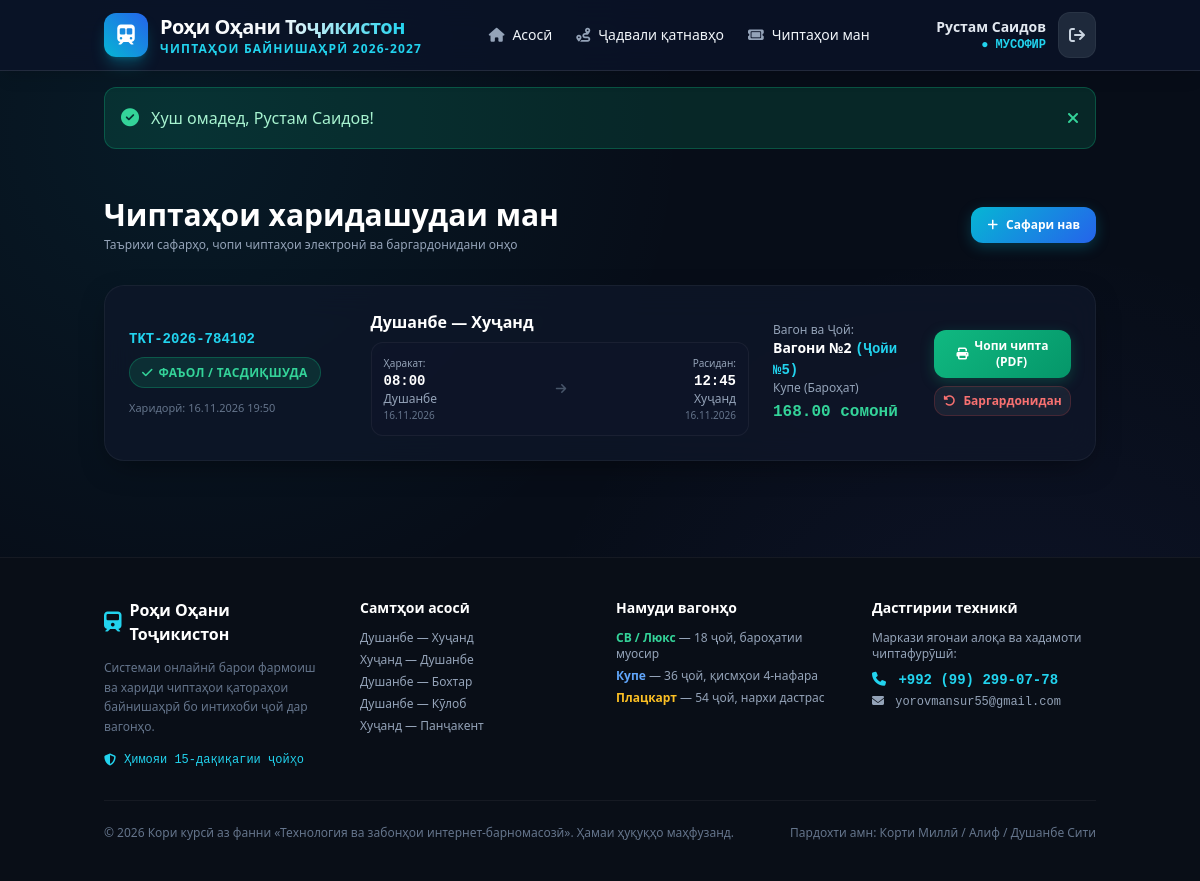
/my_tickets.php (signed in), run on the app's committed database.
### tables this page shows
CREATE TABLE `tickets` (
  `id` INT AUTO_INCREMENT PRIMARY KEY,
  `ticket_number` VARCHAR(50) NOT NULL UNIQUE,
  `trip_id` INT NOT NULL,
  `car_id` INT NOT NULL,
  `seat_id` INT NOT NULL,
  `passenger_id` INT NULL,
  `passenger_name` VARCHAR(150) NOT NULL,
  `passenger_passport` VARCHAR(50) NOT NULL,
  `passenger_phone` VARCHAR(30) NULL,
  `cashier_id` INT NULL,
  `price` DECIMAL(10,2) NOT NULL,
  `payment_method` ENUM('online_card', 'alif_mobi', 'dushanbe_city', 'cash') DEFAULT 'online_card',
  `payment_status` ENUM('pending', 'paid', 'refunded', 'expired') DEFAULT 'pending',
  `status` ENUM('reserved', 'confirmed', 'cancelled', 'refunded') DEFAULT 'reserved',
  `reserved_at` DATETIME NOT NULL,
  `expires_at` DATETIME NOT NULL,
  `purchased_at` DATETIME NULL,
  `refunded_at` DATETIME NULL,
  `created_at` TIMESTAMP DEFAULT CURRENT_TIMESTAMP,
  FOREIGN KEY (`trip_id`) REFERENCES `trips`(`id`) ON DELETE CASCADE,
  FOREIGN KEY (`car_id`) REFERENCES `cars`(`id`) ON DELETE CASCADE,
  FOREIGN KEY (`seat_id`) REFERENCES `seats`(`id`) ON DELETE CASCADE,
  FOREIGN KEY (`passenger_id`) REFERENCES `users`(`id`) ON DELETE SET NULL,
  FOREIGN KEY (`cashier_id`) REFERENCES `users`(`id`) ON DELETE SET NULL
);

CREATE TABLE `routes` (
  `id` INT AUTO_INCREMENT PRIMARY KEY,
  `route_name` VARCHAR(150) NOT NULL,
  `from_station_id` INT NOT NULL,
  `to_station_id` INT NOT NULL,
  `distance_km` DECIMAL(8,2) NOT NULL DEFAULT 0.00,
  `duration_hours` VARCHAR(50) NOT NULL,
  `created_at` TIMESTAMP DEFAULT CURRENT_TIMESTAMP,
  FOREIGN KEY (`from_station_id`) REFERENCES `stations`(`id`) ON DELETE CASCADE,
  FOREIGN KEY (`to_station_id`) REFERENCES `stations`(`id`) ON DELETE CASCADE
);

CREATE TABLE `trips` (
  `id` INT AUTO_INCREMENT PRIMARY KEY,
  `route_id` INT NOT NULL,
  `train_id` INT NOT NULL,
  `departure_time` DATETIME NOT NULL,
  `arrival_time` DATETIME NOT NULL,
  `base_price` DECIMAL(10,2) NOT NULL DEFAULT 80.00,
  `status` ENUM('scheduled', 'boarding', 'departed', 'completed', 'cancelled') DEFAULT 'scheduled',
  `created_at` TIMESTAMP DEFAULT CURRENT_TIMESTAMP,
  FOREIGN KEY (`route_id`) REFERENCES `routes`(`id`) ON DELETE CASCADE,
  FOREIGN KEY (`train_id`) REFERENCES `trains`(`id`) ON DELETE CASCADE
);

CREATE TABLE `stations` (
  `id` INT AUTO_INCREMENT PRIMARY KEY,
  `name` VARCHAR(100) NOT NULL,
  `code` VARCHAR(10) NOT NULL UNIQUE,
  `city` VARCHAR(100) NOT NULL,
  `is_active` TINYINT(1) DEFAULT 1,
  `created_at` TIMESTAMP DEFAULT CURRENT_TIMESTAMP
);

CREATE TABLE `cars` (
  `id` INT AUTO_INCREMENT PRIMARY KEY,
  `train_id` INT NOT NULL,
  `car_number` INT NOT NULL,
  `car_type` ENUM('platskart', 'coupe', 'sv_lux') NOT NULL DEFAULT 'coupe',
  `total_seats` INT NOT NULL DEFAULT 36,
  `price_multiplier` DECIMAL(4,2) NOT NULL DEFAULT 1.00,
  `created_at` TIMESTAMP DEFAULT CURRENT_TIMESTAMP,
  FOREIGN KEY (`train_id`) REFERENCES `trains`(`id`) ON DELETE CASCADE
);

CREATE TABLE `seats` (
  `id` INT AUTO_INCREMENT PRIMARY KEY,
  `car_id` INT NOT NULL,
  `seat_number` INT NOT NULL,
  `seat_type` ENUM('lower', 'upper', 'side_lower', 'side_upper') NOT NULL DEFAULT 'lower',
  FOREIGN KEY (`car_id`) REFERENCES `cars`(`id`) ON DELETE CASCADE
);

### config/db.php (called while the page is built, shortened)
<?php
function isLoggedIn() {
    return isset($_SESSION['user_id']) && !empty($_SESSION['user_id']);
}
function currentUser() {
    return $_SESSION['user'] ?? null;
}
function getFlash($type) {
    if (isset($_SESSION['flash_' . $type])) {
        $msg = $_SESSION['flash_' . $type];
        return $msg;
    }
    return null;
}
function formatTJS($amount) {
    return number_format($amount, 2, '.', ' ') . ' сомонӣ';
}
function carTypeName($type) {
    switch ($type) {
        case 'coupe':
            return 'Купе (Бароҳат)';
    }
}

### my_tickets.php (the view, shortened to what this page needs)
<?php
require_once __DIR__ . '/config/db.php';
$user = currentUser();
$stmt = $pdo->prepare("
    SELECT tk.*,
           t.departure_time, t.arrival_time,
           r.route_name,
           s1.city AS from_city, s2.city AS to_city,
           tr.train_number, tr.train_name,
           c.car_number, c.car_type,
           s.seat_number, s.seat_type
    FROM tickets tk
    JOIN trips t ON tk.trip_id = t.id
    JOIN routes r ON t.route_id = r.id
    JOIN stations s1 ON r.from_station_id = s1.id
    JOIN stations s2 ON r.to_station_id = s2.id
    JOIN trains tr ON t.train_id = tr.id
    JOIN cars c ON tk.car_id = c.id
    JOIN seats s ON tk.seat_id = s.id
    WHERE tk.passenger_id = ?
    ORDER BY tk.id DESC
");
$stmt->execute([$user['id']]);
$tickets = $stmt->fetchAll();
require_once __DIR__ . '/includes/header.php';
?>
<div class="container mx-auto px-4 py-8">
    <div class="flex items-center justify-between mb-8">
        <div>
            <h1 class="text-2xl md:text-3xl font-extrabold text-white">Чиптаҳои харидашудаи ман</h1>
            <p class="text-xs text-slate-400 mt-1">Таърихи сафарҳо, чопи чиптаҳои электронӣ ва баргардонидани онҳо</p>
        </div>
        <a href="/train_ticket_system/trips.php" class="btn btn-primary text-xs !py-2.5 !px-4">
            <i class="fa-solid fa-plus"></i> Сафари нав
        </a>
    </div>
    <?php if (empty($tickets)): ?>
        <div class="glass-panel p-12 text-center text-slate-400">
            <div class="w-16 h-16 rounded-full bg-slate-800 flex items-center justify-center text-2xl text-slate-500 mx-auto mb-4">
                <i class="fa-solid fa-ticket-simple"></i>
            </div>
            <h3 class="text-lg font-bold text-white mb-2">Шумо то ҳол чипта нахаридаед</h3>
            <p class="text-xs text-slate-400 max-w-md mx-auto mb-6">
                Хатсайри дилхоҳатонро интихоб кунед ва дар чанд сония соҳиби чиптаи қатораи байнишаҳрӣ шавед.
            </p>
            <a href="/train_ticket_system/trips.php" class="btn btn-primary text-xs !py-3 !px-6">
                Ҷустуҷӯи қатнавҳо
            </a>
        </div>
    <?php else: ?>
        <div class="space-y-4">
            <?php foreach ($tickets as $t): ?>
                <div class="glass-panel p-6 border-white/5 hover:border-cyan-500/30 transition">
                    <div class="grid grid-cols-1 lg:grid-cols-12 gap-6 items-center">
                        <div class="lg:col-span-3">
                            <div class="flex items-center gap-2 mb-2">
                                <span class="font-mono text-sm font-bold text-cyan-400"><?= htmlspecialchars($t['ticket_number']) ?></span>
                            </div>
                            <?php if ($t['status'] === 'confirmed'): ?>
                                <span class="badge badge-emerald"><i class="fa-solid fa-check"></i> Фаъол / Тасдиқшуда</span>
                            <?php elseif ($t['status'] === 'refunded'): ?>
                                <span class="badge badge-ruby"><i class="fa-solid fa-rotate-left"></i> Баргардонидашуда</span>
                            <?php elseif ($t['status'] === 'reserved'): ?>
                                <span class="badge badge-amber"><i class="fa-solid fa-clock"></i> Мунтазири пардохт</span>
                            <?php else: ?>
                                <span class="badge"><i class="fa-solid fa-ban"></i> Бекоршуда</span>
                            <?php endif; ?>
                            <div class="text-[11px] text-slate-500 mt-3">
                                Харидорӣ: <?= date('d.m.Y H:i', strtotime($t['created_at'])) ?>
                            </div>
                        </div>
                        <div class="lg:col-span-5">
                            <h3 class="text-base font-bold text-white mb-2"><?= htmlspecialchars($t['route_name']) ?></h3>
                            <div class="bg-slate-900/60 p-3 rounded-xl border border-white/5 flex items-center justify-between text-xs">
                                <div>
                                    <span class="text-slate-400 block text-[10px]">Ҳаракат:</span>
                                    <strong class="text-white font-mono text-sm"><?= date('H:i', strtotime($t['departure_time'])) ?></strong>
                                    <span class="text-slate-400 block"><?= htmlspecialchars($t['from_city']) ?></span>
                                    <span class="text-[10px] text-slate-500"><?= date('d.m.Y', strtotime($t['departure_time'])) ?></span>
                                </div>
                                <div class="text-slate-600 px-2">
                                    <i class="fa-solid fa-arrow-right"></i>
                                </div>
                                <div class="text-right">
                                    <span class="text-slate-400 block text-[10px]">Расидан:</span>
                                    <strong class="text-white font-mono text-sm"><?= date('H:i', strtotime($t['arrival_time'])) ?></strong>
                                    <span class="text-slate-400 block"><?= htmlspecialchars($t['to_city']) ?></span>
                                    <span class="text-[10px] text-slate-500"><?= date('d.m.Y', strtotime($t['arrival_time'])) ?></span>
                                </div>
                            </div>
                        </div>
                        <div class="lg:col-span-2 text-center lg:text-left">
                            <div class="text-xs text-slate-400">Вагон ва Ҷой:</div>
                            <div class="text-white font-bold text-sm">
                                Вагони №<?= $t['car_number'] ?>
                                <span class="text-cyan-400 font-mono">(Ҷойи №<?= $t['seat_number'] ?>)</span>
                            </div>
                            <div class="text-xs text-slate-400"><?= carTypeName($t['car_type']) ?></div>
                            <div class="text-base font-black text-emerald-400 font-mono mt-1">
                                <?= formatTJS($t['price']) ?>
                            </div>
                        </div>
                        <div class="lg:col-span-2 flex flex-col gap-2">
                            <?php if ($t['status'] === 'confirmed'): ?>
                                <a href="/train_ticket_system/ticket_print.php?ticket_id=<?= $t['id'] ?>" target="_blank" class="btn btn-emerald text-xs !py-2 text-center flex items-center justify-center gap-1.5">
                                    <i class="fa-solid fa-print"></i> Чопи чипта (PDF)
                                </a>
                                <form method="POST" action="/train_ticket_system/refund_ticket.php" onsubmit="return confirm('Оё мутмаин ҳастед, ки ин чиптаро бармегардонед? Маблағ баргардонида шуда, ҷой озод мегардад.');">
                                    <button type="submit" class="btn btn-secondary text-xs !py-1.5 w-full text-red-400 hover:text-red-300 border-red-500/20">
                                        <i class="fa-solid fa-rotate-left"></i> Баргардонидан
                                    </button>
                                </form>
                            <?php elseif ($t['status'] === 'reserved'): ?>
                                <a href="/train_ticket_system/checkout.php?ticket_id=<?= $t['id'] ?>" class="btn btn-primary text-xs !py-2 text-center">
                                    Пардохти 15-дақиқа
                                </a>
                            <?php else: ?>
                                <span class="text-xs text-slate-500 text-center block py-1">Амал дастнорас</span>
                            <?php endif; ?>
                        </div>
                    </div>
                </div>
            <?php endforeach; ?>
        </div>
    <?php endif; ?>
</div>
<?php require_once __DIR__ . '/includes/footer.php'; ?>

### includes/header.php (shortened to what this page needs)
<?php
$currentUser = currentUser();
?>
<!DOCTYPE html>
<html lang="tg">
<head>
    <script src="https://cdn.tailwindcss.com"></script>
    <link rel="stylesheet" href="https://cdnjs.cloudflare.com/ajax/libs/font-awesome/6.5.1/css/all.min.css">
    <link rel="stylesheet" href="/train_ticket_system/assets/css/style.css">
</head>
<body class="bg-[#070d18] text-slate-100 min-h-screen flex flex-col font-sans">
    <header class="sticky top-0 z-50 bg-[#0b1329]/80 backdrop-blur-xl border-b border-white/10 shadow-lg">
        <div class="container mx-auto px-4 py-3 flex items-center justify-between">
            <a href="/train_ticket_system/index.php" class="flex items-center gap-3 group">
                <div class="w-11 h-11 rounded-xl bg-gradient-to-tr from-cyan-500 to-blue-600 flex items-center justify-center text-white shadow-lg shadow-cyan-500/30 group-hover:scale-105 transition">
                    <i class="fa-solid fa-train-subway text-xl"></i>
                </div>
                <div>
                    <span class="text-xl font-extrabold tracking-tight bg-gradient-to-r from-white via-slate-100 to-cyan-400 bg-clip-text text-transparent">
                    </span>
                    <span class="block text-xs text-cyan-400 font-semibold tracking-widest uppercase">
                        Чиптаҳои байнишаҳрӣ 2026-2027
                    </span>
                </div>
            </a>
            <nav class="hidden md:flex items-center gap-6 text-sm font-medium">
                <a href="/train_ticket_system/index.php" class="hover:text-cyan-400 transition flex items-center gap-2">
                    <i class="fa-solid fa-house text-slate-400"></i> Асосӣ
                </a>
                <a href="/train_ticket_system/trips.php" class="hover:text-cyan-400 transition flex items-center gap-2">
                    <i class="fa-solid fa-route text-slate-400"></i> Ҷадвали қатнавҳо
                </a>
                <?php if (isLoggedIn()): ?>
                    <a href="/train_ticket_system/my_tickets.php" class="hover:text-cyan-400 transition flex items-center gap-2">
                        <i class="fa-solid fa-ticket text-slate-400"></i> Чиптаҳои ман
                    </a>
                <?php endif; ?>
            </nav>
            <div class="flex items-center gap-3">
                <?php if (isLoggedIn()): ?>
                    <div class="hidden sm:flex flex-col text-right">
                        <span class="text-sm font-semibold text-slate-200"><?= htmlspecialchars($currentUser['full_name']) ?></span>
                        <span class="text-xs text-cyan-400 uppercase font-mono font-bold">
                            <?php
                                if ($currentUser['role'] === 'admin') echo '★ Маъмур';
                                elseif ($currentUser['role'] === 'cashier') echo '♦ Кассир';
                                else echo '● Мусофир';
                            ?>
                        </span>
                    </div>
                    <a href="/train_ticket_system/logout.php" class="p-2.5 rounded-xl bg-slate-800 hover:bg-red-500/20 hover:text-red-400 text-slate-300 transition border border-white/5" title="Баромад">
                        <i class="fa-solid fa-arrow-right-from-bracket"></i>
                    </a>
                <?php endif; ?>
            </div>
        </div>
    </header>
    <div class="container mx-auto px-4 mt-4">
        <?php if ($flashSuccess = getFlash('success')): ?>
            <div class="p-4 rounded-xl bg-emerald-500/15 border border-emerald-500/30 text-emerald-200 flex items-center justify-between mb-4 animate-fade">
                <div class="flex items-center gap-3">
                    <i class="fa-solid fa-circle-check text-emerald-400 text-lg"></i>
                    <span><?= htmlspecialchars($flashSuccess) ?></span>
                </div>
                <button onclick="this.parentElement.remove()" class="text-emerald-400 hover:text-emerald-200"><i class="fa-solid fa-xmark"></i></button>
            </div>
        <?php endif; ?>
    </div>
    <main class="flex-grow">

### data on the page
tickets: passenger_name "Рустам Саидов", ticket_number "TKT-2026-784102", status "confirmed" (drawn), created_at "16.11.2026 19:50", routes.route_name "Душанбе — Хуҷанд", trip.departure_time "08:00", stations.city "Душанбе", trip.departure_time "16.11.2026", trip.arrival_time "12:45", stations.city "Хуҷанд", trip.arrival_time "16.11.2026", car.car_number "2", seat.seat_number "5", car.car_type "Купе (Бароҳат)", price "168.00 сомонӣ"

### other printed values
$flashSuccess "Хуш омадед, Рустам Саидов!"
